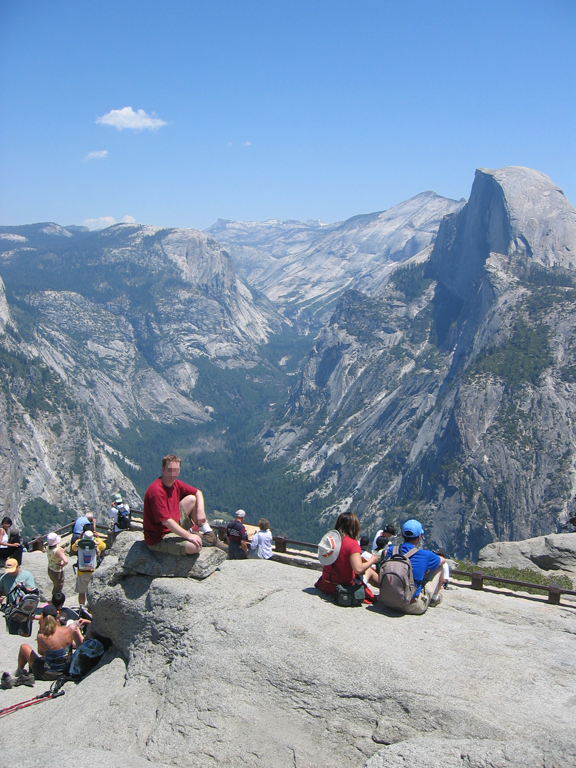
%> input picture 1.jpg, 576 x 768 px
$ octave SampleDehazing.m   (GNU Octave 9; MATLAB toolbox functions it lacks are replaced by stand-ins)
%> lines starting %> are read from the running program, lines starting %| are printed output that depends on the picture
### avecluster.m
function CLUSTER =avecluster(I_L,cl)
CLUSTER=I_L;
a=max(I_L(:));b=min(I_L(:));
c=(a-b)/cl;
for i=1:1:cl
    WZ=find(   (I_L>=b+c*(i-1))    &   (I_L<=b+(c*i))    );
    CLUSTER(WZ)=i;
end

### guidedfilter.m
function q = guidedfilter(I, p, r, eps)
%   GUIDEDFILTER   O(1) time implementation of guided filter.
%
%   - guidance image: I (should be a gray-scale/single channel image)
%   - filtering input image: p (should be a gray-scale/single channel image)
%   - local window radius: r
%   - regularization parameter: eps

[hei, wid] = size(I);
N = boxfilter(ones(hei, wid), r); % the size of each local patch; N=(2r+1)^2 except for boundary pixels.

mean_I = boxfilter(I, r) ./ N;
mean_p = boxfilter(p, r) ./ N;
mean_Ip = boxfilter(I.*p, r) ./ N;
cov_Ip = mean_Ip - mean_I .* mean_p; % this is the covariance of (I, p) in each local patch.

mean_II = boxfilter(I.*I, r) ./ N;
var_I = mean_II - mean_I .* mean_I;

a = cov_Ip ./ (var_I + eps); % Eqn. (5) in the paper;
b = mean_p - a .* mean_I; % Eqn. (6) in the paper;

mean_a = boxfilter(a, r) ./ N;
mean_b = boxfilter(b, r) ./ N;

q = mean_a .* I + mean_b; % Eqn. (8) in the paper;
end

### boxfilter.m
function imDst = boxfilter(imSrc, r)

%   BOXFILTER   O(1) time box filtering using cumulative sum
%
%   - Definition imDst(x, y)=sum(sum(imSrc(x-r:x+r,y-r:y+r)));
%   - Running time independent of r;
%   - Equivalent to the function: colfilt(imSrc, [2*r+1, 2*r+1], 'sliding', @sum);
%   - But much faster.

[hei, wid] = size(imSrc);
imDst = zeros(size(imSrc));

%cumulative sum over Y axis
imCum = cumsum(imSrc, 1);
%difference over Y axis
imDst(1:r+1, :) = imCum(1+r:2*r+1, :);
imDst(r+2:hei-r, :) = imCum(2*r+2:hei, :) - imCum(1:hei-2*r-1, :);
imDst(hei-r+1:hei, :) = repmat(imCum(hei, :), [r, 1]) - imCum(hei-2*r:hei-r-1, :);

%cumulative sum over X axis
imCum = cumsum(imDst, 2);
%difference over Y axis
imDst(:, 1:r+1) = imCum(:, 1+r:2*r+1);
imDst(:, r+2:wid-r) = imCum(:, 2*r+2:wid) - imCum(:, 1:wid-2*r-1);
imDst(:, wid-r+1:wid) = repmat(imCum(:, wid), [1, r]) - imCum(:, wid-2*r:wid-r-1);
end

### Search_A_GS.m
function A=Search_A_GS(k_determined,Mean_scene,b,sourcePic,T1,C,Theta_error1)
A = 0;
aa=0;bb=1;
r=0.618;a1=bb-r*(bb-aa);a2=aa+r*(bb-aa);stepNum=0;
while abs(bb-aa)>Theta_error1
    stepNum=stepNum+1;
    f1=GS_s_A(k_determined,a1,Mean_scene,b,sourcePic,T1,C);%GS_s(k_determined,a1,Mean_scene,b,sourcePic,T1,T2,ba,c21,c31);
    f2=GS_s_A(k_determined,a2,Mean_scene,b,sourcePic,T1,C);%GS_s(k_determined,a2,Mean_scene,b,sourcePic,T1,T2,ba,c21,c31);
    if f1>f2
       aa=a1;
       f1=f2;
       a1=a2;
       a2=aa+r*(bb-aa);
    else
       bb=a2;
       a2=a1;
       f2=f1;
       a1=bb-r*(bb-aa);
    end
   A=(a1+a2)/2;
end

### Search_k_GS.m
function k=Search_k_GS(A,Mean_scene,b,sourcePic,T2,C,Theta_error)
aa=0;bb=65;
r=0.618;a1=bb-r*(bb-aa);a2=aa+r*(bb-aa);stepNum=0;
while abs(bb-aa)>Theta_error
    stepNum=stepNum+1;
    f1=GS_s_K(a1,A,Mean_scene,b,sourcePic,T2,C);
    f2=GS_s_K(a2,A,Mean_scene,b,sourcePic,T2,C);
    if f1>f2
       aa=a1;
       f1=f2;
       a1=a2;
       a2=aa+r*(bb-aa);
    else
       bb=a2;
       a2=a1;
       f2=f1;
       a1=bb-r*(bb-aa);
    end
   k=(a1+a2)/2;
end

### SampleDehazing.m
close all;
clear all;clc;
sourcePic=double(imread('./1.jpg'))/255;
[m,n,c]=size(sourcePic);
%> m = 768; n = 576; c = 3
J = zeros(size(sourcePic));
av=sourcePic(:,:,1)+sourcePic(:,:,2)+sourcePic(:,:,3);
av=av/3;
tic
%%%%%%%%%%%%%%%%%%%%%%%%%%%%%%%%%%%%%%%%%%%Parameter Set
b=0.1;cluster_num=10;T1=0.01;T2=0.40;dn=0.5;
per=0.1;k_search=0.5;error1=0.0001;error2=0.0001;error=0.05;
%%%%%%%%%%%%%%%find direction
sourcePic_d=imresize(sourcePic,dn);
[m_d,n_d,c_d]=size(sourcePic_d);
%> m_d = 384; n_d = 288; c_d = 3
av=(sourcePic_d(:,:,1)+sourcePic_d(:,:,2)+sourcePic_d(:,:,3))/3;
%> av: size 384x288 double
PW=abs(sourcePic_d(:,:,1)-av)./av+abs(sourcePic_d(:,:,2)-av)./av+abs(sourcePic_d(:,:,3)-av)./av;
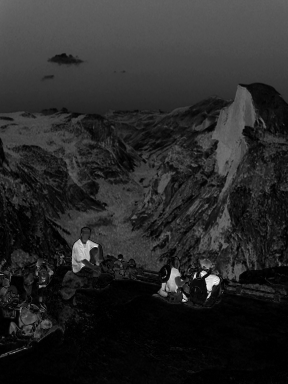
%> PW: size 384x288 double; min 3.34e-05, max 2.24, mean 0.361; drawn with min black and max white
U=reshape(PW,1,m_d*n_d);
U=sort(U,2,'ascend');
med1=round(m_d*n_d*per)+1;
%> med1 = 11060
med2=round(m_d*n_d*(per+0.1));
%> med2 = 22118
AP2=find(PW<=U(med2)&PW>=U(med1));
%> AP2 = 11059 values from 140 to 110592
aa=sourcePic_d(:,:,1);bb=sourcePic_d(:,:,2);cc=sourcePic_d(:,:,3);
%> after `cc=sourcePic_d(:,:,3)`:
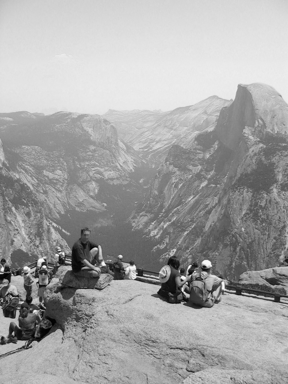
%> cc: size 384x288 double; min 0.0377, max 1.03, mean 0.68; drawn with min black and max white
R=mean2(aa(AP2));G=mean2(bb(AP2));B=mean2(cc(AP2));
%> after `R=mean2(aa(AP2))`: R = 0.706
%> after `G=mean2(bb(AP2))`: G = 0.705
%> after `B=mean2(cc(AP2))`: B = 0.693
C=[1,G/R,B/R];
%> C = [1 0.999 0.982]
% %%%%%%%%%%%%%%%%%%%%%%%%%%%%%%%%%%%%%%%%%%%Cluster
DE=sourcePic_d(:,:,3);
Mask = avecluster(DE,cluster_num);
%> in avecluster, `a=max(I_L(:))`: a = 1.03
%> in avecluster, `b=min(I_L(:))`: b = 0.0377
%> in avecluster, `c=(a-b)/cl;`: c = 0.0997
Mean_scene_d=ones(m_d,n_d);
for i=1:1:cluster_num
Pos=find(Mask==i);
Mean_scene_d(Pos)=mean2(av(Pos));
end
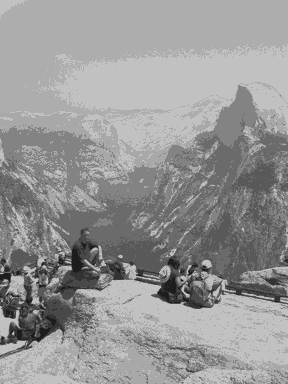
%> Mean_scene_d: size 384x288 double; min 0.115, max 0.759, mean 0.591
ddn=50/m;
%> ddn = 0.0651
Mean_scene_dd=imresize(Mean_scene_d,ddn);sourcePic_dd=imresize(sourcePic_d,ddn);
[hh1,ww1] = size(sourcePic_dd(:,:,1));
%> hh1 = 25; ww1 = 19
for iter=1:1:14
A_search=Search_A_GS(k_search,Mean_scene_dd,b,sourcePic_dd,T1,C,error1);
k_search=Search_k_GS(A_search,Mean_scene_dd,b,sourcePic_dd,T2,C,error1);
M(iter)=A_search;
N(iter)=k_search;
MMM(iter)=M(iter);
if iter>=2
MMM(iter)=abs(M(iter)-M(iter-1))+abs(N(iter)-N(iter-1));
end
if iter>=2&(abs(M(iter)-M(iter-1))<error2)
    break
end
end
%> this loop made 14 passes
%> (A_search, k_search) on passes 1 to 12: (0.984, 0.783), (0.991, 0.791), (0.985, 0.784), (0.995, 0.796), (0.994, 0.795), (0.991, 0.792), (0.985, 0.784), (0.989, 0.789), (0.988, 0.787), (0.99, 0.791), (0.986, 0.785), (0.993, 0.794)
%> after the loop, M = [0.984 0.991 0.985 0.995 0.994 0.991 0.985 0.989 0.988 0.99 0.986 0.993 0.997 0.991]; MMM = [0.984 0.0159 0.0129 0.0215 0.0016 0.0064 0.0143 0.0103 0.00369 0.00603 0.0099 0.0164 0.00695 0.0118]; N = [0.783 0.791 0.784 0.796 0.795 0.792 0.784 0.789 0.787 0.791 0.785 0.794 0.798 0.792]
k_determined=max(min(N(iter),1),0);
%> k_determined = 0.792
A=M(iter)*C;
%> A = [0.991 0.99 0.973]
J_scene_pre_d=k_determined*(Mean_scene_d-min(min(Mean_scene_d)))+b;
t_d=max(mean(A)-Mean_scene_d,error)./max(mean(A)-J_scene_pre_d,error);
t_d=guidedfilter(sourcePic_d(:,:,3),t_d,round(m_d/5),0.02);
%> call 4 of boxfilter, with r = 77
%> in boxfilter (call 4), `imCum = cumsum(imDst, 2);`:
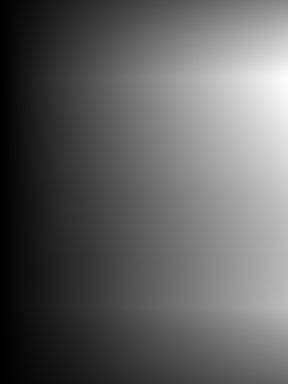
%> imCum: size 384x288 double; min 35.97, max 25359.5, mean 9709.9; drawn with min black and max white
%> in boxfilter (call 4), `imDst(:, wid-r+1:wid) = repmat(imCum(:, wid), [1, r]) - imCum(:, wid-2..`:
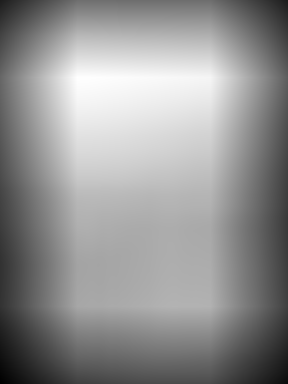
%> imDst: size 384x288 double; min 2421.1, max 13874.9, mean 9008.1; drawn with min black and max white
%> in guidedfilter, `mean_Ip = boxfilter(I.*p, r) ./ N;`:
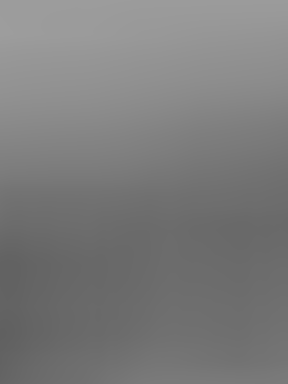
%> mean_Ip: size 384x288 double; min 0.379, max 0.618, mean 0.485
%> in guidedfilter, `cov_Ip = mean_Ip - mean_I .* mean_p;`:
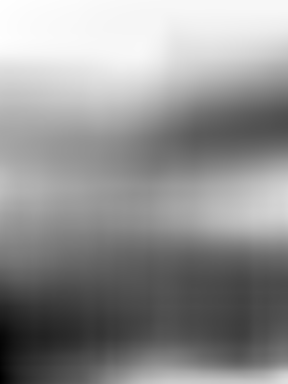
%> cov_Ip: size 384x288 double; min -0.0321, max 6.99e-05, mean -0.0136; drawn with min black and max white
t_=imresize(t_d,[m,n]);
J(:,:,1) = double((sourcePic(:,:,1) - (1-t_).*A(1))./t_)/A(1);
J(:,:,2) = double((sourcePic(:,:,2) - (1-t_).*A(2))./t_)/A(2);
J(:,:,3) = double((sourcePic(:,:,3) - (1-t_).*A(3))./t_)/A(3);
toc
J=min(max(J,0),1);
imwrite(J,'dehazing.bmp');

$ run again, with 12.jpg copied over 1.jpg
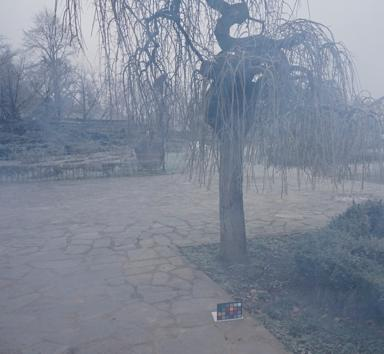
%> input picture 12.jpg, 384 x 354 px
%> AP2 = 3399 values from 9 to 33854
%> `cc=sourcePic_d(:,:,3)`:
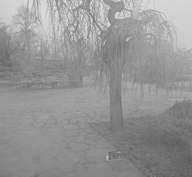
%> cc: size 177x192 double; min 0.349, max 0.897, mean 0.588
%> R = 0.634
%> G = 0.644
%> B = 0.684
%> C = [1 1.02 1.08]
%> a = 0.897
%> b = 0.349
%> in avecluster, `c=(a-b)/cl;`: c = 0.0548
%> hh1 = 25; ww1 = 28
%> the loop `for iter=1:1:14` made 4 passes
%> (A_search, k_search) on passes 1 to 4: (0.902, 1.32), (0.782, 1.06), (0.783, 1.07), (0.783, 1.07)
%> after the loop `for iter=1:1:14`: M = [0.902 0.782 0.783 0.783]; MMM = [0.902 0.375 0.00369 0]; N = [1.32 1.06 1.07 1.07]
%> k_determined = 1
%> A = [0.783 0.795 0.844]
%> in boxfilter (call 4), `imDst(:, wid-r+1:wid) = repmat(imCum(:, wid), [1, r]) - imCum(:, wid-2..`:
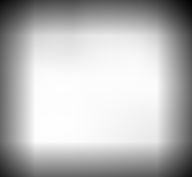
%> imDst: size 177x192 double; min 250.6, max 1598.5, mean 1231.9; drawn with min black and max white

$ run again, with 2.jpg copied over 1.jpg
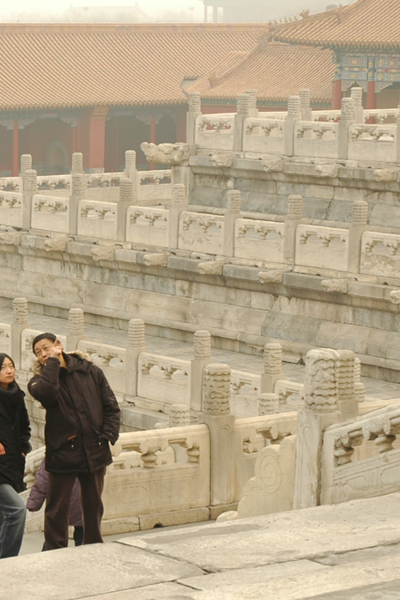
%> input picture 2.jpg, 400 x 600 px
%> AP2 = 6000 values from 76 to 59996
%> R = 0.801
%> G = 0.752
%> B = 0.652
%> C = [1 0.938 0.814]
%> a = 0.946
%> b = 0.0347
%> in avecluster, `c=(a-b)/cl;`: c = 0.0911
%> after the loop `for i=1:1:cluster_num`:
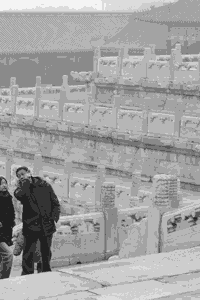
%> Mean_scene_d: size 300x200 double; min 0.129, max 0.957, mean 0.635
%> hh1 = 25; ww1 = 17
%> the loop `for iter=1:1:14` made 2 passes
%> (A_search, k_search) on passes 1 to 2: (0.976, 0.498), (0.976, 0.498)
%> after the loop `for iter=1:1:14`: M = [0.976 0.976]; MMM = [0.976 0]; N = [0.498 0.498]
%> k_determined = 0.498
%> A = [0.976 0.916 0.795]
%> in guidedfilter, `cov_Ip = mean_Ip - mean_I .* mean_p;`:
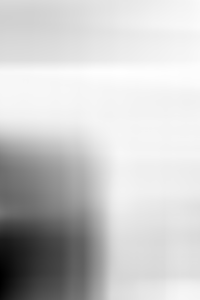
%> cov_Ip: size 300x200 double; min -0.0823, max -0.00663, mean -0.0224; drawn with min black and max white

$ run again, with 3.jpg copied over 1.jpg
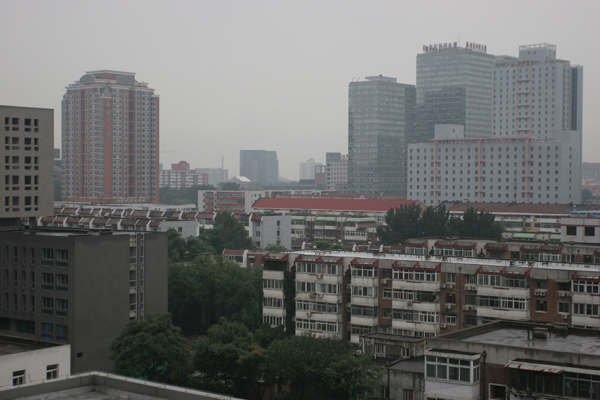
%> input picture 3.jpg, 600 x 400 px
%> AP2 = 6000 values from 8 to 59956
%> R = 0.678
%> G = 0.676
%> C = [1 0.997 0.997]
%> a = 0.782
%> b = 0.0414
%> in avecluster, `c=(a-b)/cl;`: c = 0.0741
%> hh1 = 25; ww1 = 38
%> the loop `for iter=1:1:14` made 2 passes
%> (A_search, k_search) on passes 1 to 2: (0.775, 0.575), (0.775, 0.575)
%> after the loop `for iter=1:1:14`: M = [0.775 0.775]; MMM = [0.775 0]; N = [0.575 0.575]
%> k_determined = 0.575
%> A = [0.775 0.772 0.773]
%> in boxfilter (call 4), `imDst(:, wid-r+1:wid) = repmat(imCum(:, wid), [1, r]) - imCum(:, wid-2..`:
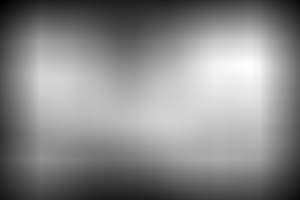
%> imDst: size 200x300 double; min 219.7, max 2022, mean 1186.4; drawn with min black and max white
